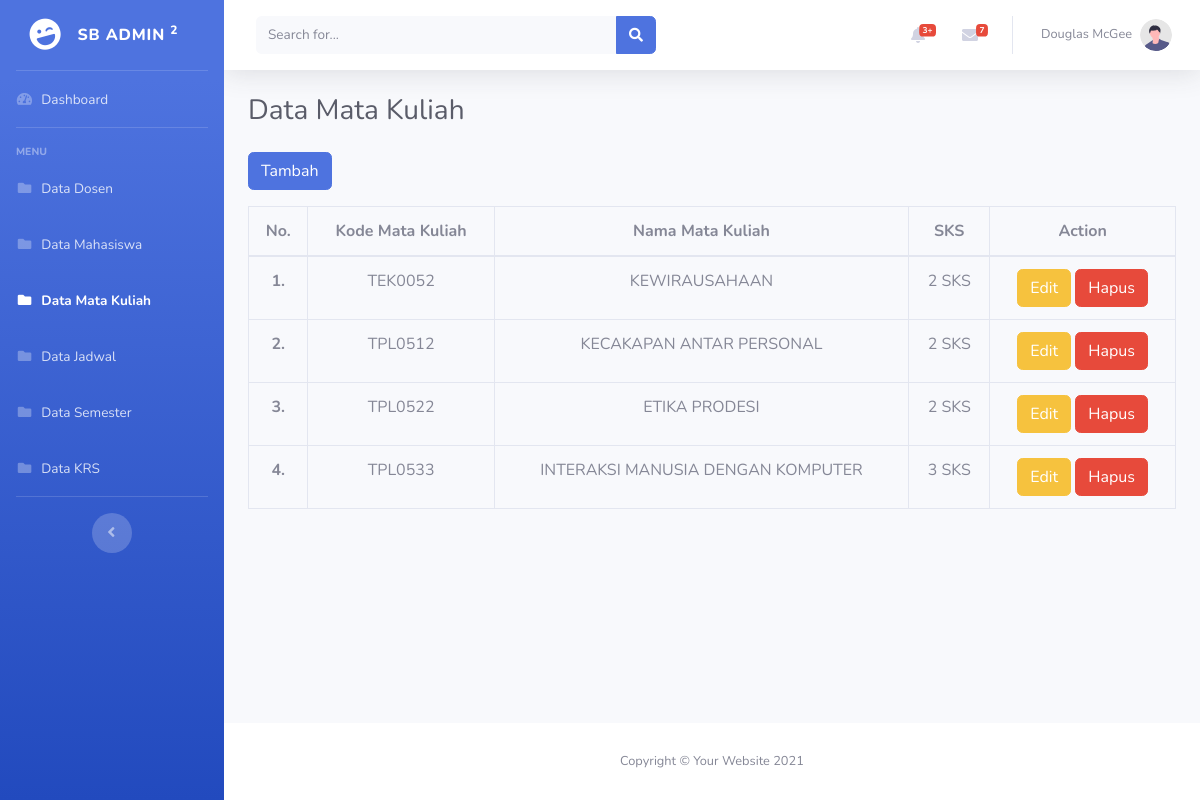
The page /admin/matkul.php on the database its author committed.
### tables this page shows
CREATE TABLE `tbl_matkul` (
  `kd_matkul` varchar(11) NOT NULL,
  `nama_matkul` varchar(50) NOT NULL,
  `sks` varchar(50) NOT NULL
);

### db.php (called while the page is built, shortened)
<?php
class db
{
    private $koneksi;
    function __construct()
    {
        $this->koneksi = new mysqli("localhost", "root", "", "db_pelatihan");
    }
    function getAllMatkul()
    {
        return $this->koneksi->query("SELECT * FROM tbl_matkul");
    }
}

### admin/matkul.php (the view)
<?php
include "../templates/header.php";
include "../templates/sidebar.php";
include "../templates/topbar.php";
?>
<div class="container-fluid">
    <h1 class="h3 mb-4 text-gray-800">Data Mata Kuliah</h1>
    <a href="tambahmatkul.php" class="btn btn-primary mb-3">Tambah</a>
    <table class="table table-hover table-bordered">
        <thead>
            <tr class="text-center">
                <th scope="col">No.</th>
                <th scope="col">Kode Mata Kuliah</th>
                <th scope="col">Nama Mata Kuliah</th>
                <th scope="col">SKS</th>
                <th scope="col">Action</th>
            </tr>
        </thead>
        <tbody>
            <?php
            include("../db.php");
            $database = new db();
            $matkul = $database->getAllMatkul();
            $count = 1;
            foreach ($matkul as $data) {
                echo "<tr class='text-center'>";
                echo "<th scope='row'>" . $count . ".</th>";
                echo "<td>" . $data['kd_matkul'] . "</td>";
                echo "<td>" . $data['nama_matkul'] . "</td>";
                echo "<td>" . $data['sks'] . "</td>";
                echo "<td>
                    <a href='editmatkul.php?kd_matkul=" . $data['kd_matkul'] . "' class='btn btn-warning' onclick='return confirm(\"Edit data?\")'>Edit</a>
                    <a href='hapusmatkul.php?kd_matkul=" . $data['kd_matkul'] . "' class='btn btn-danger' onclick='return confirm(\"Hapus data?\")'>Hapus</a>
                    </td>";
                echo "</tr>";
                $count++;
            }
            ?>
        </tbody>
    </table>
</div>
</div>
<?php
include "../templates/footer.php";
?>

### rows shown on the page
tbl_matkul: kd_matkul "TEK0052", nama_matkul "KEWIRAUSAHAAN", sks "2 SKS"
tbl_matkul: kd_matkul "TPL0512", nama_matkul "KECAKAPAN ANTAR PERSONAL", sks "2 SKS"
tbl_matkul: kd_matkul "TPL0522", nama_matkul "ETIKA PRODESI", sks "2 SKS"
tbl_matkul: kd_matkul "TPL0533", nama_matkul "INTERAKSI MANUSIA DENGAN KOMPUTER", sks "3 SKS"
